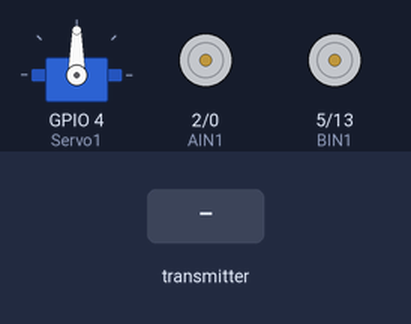
Bench run of a sketch on a simulated ESP8266 (NodeMCU). Parts: servo, motor-driver pin pairs drawn as motors (green arrow = first pin HIGH = forward, orange = second pin HIGH = backward, longer = more drive, scaled by the enable pin). The test bench sets the inputs (shaded band). What the sketch prints to the serial monitor is not drawn.

Above: at 1.2 s.
1.3 s: the transmitter starts sending Servo_data = 0
At 2.1 s:
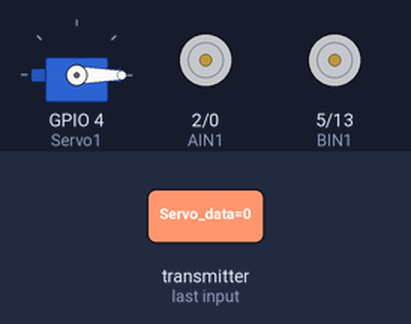
2.8 s: the transmitter starts sending Motor_data = 256
At 3.3 s:
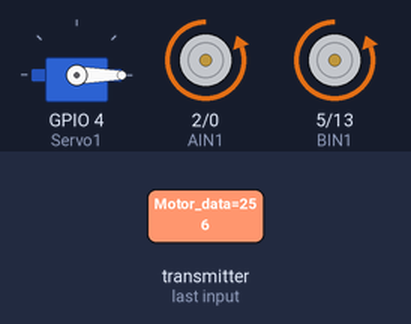
4.3 s: the transmitter starts sending Servo_data = 45
At 5.5 s:
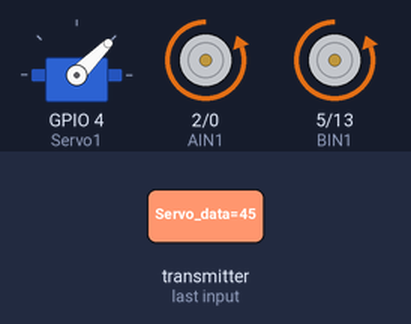
5.8 s: the transmitter starts sending Motor_data = 0
At 6.8 s:
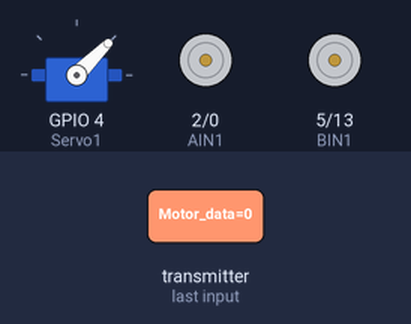
7.3 s: the transmitter starts sending Servo_data = 180
At 7.9 s:
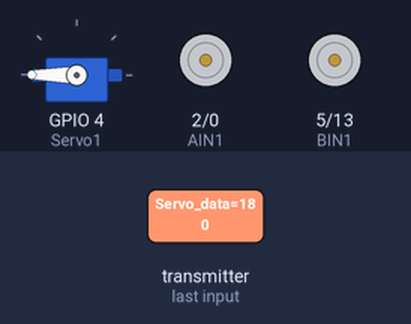
8.8 s: the transmitter starts sending Motor_data = 512
At 10.2 s:
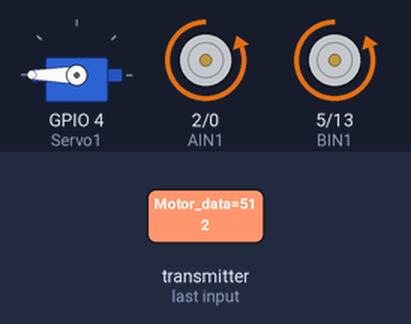
Timing chart, 0 to 11.3 s (numbered marks = the images above; inputs shaded):
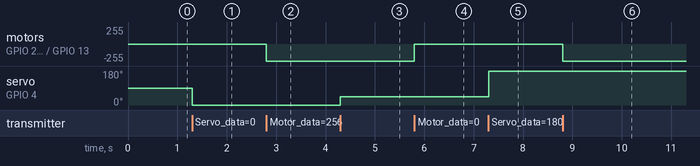

The sketch:

ESP8266_Now_Arduino.ino
```cpp
#include <Arduino.h>
#include <ESP8266WiFi.h>
#include <espnow.h>
#include <Servo.h>

#define Servo1   4//定义舵机引脚(D2)
#define PWMA    12//(D6)
#define AIN1    2//(D4)
#define AIN2    0//(D3)
#define PWMB    15//(D8)
#define BIN1    5//(D1)
#define BIN2    13//(D7)
#define LED     14//(D5)
#define BUZZER  1//(D10 TX)

Servo my_Servo;   //定义舵机的对象

/********************************************ESP_NOW********************************************************************/
// 创建一个结构体接收数据
typedef struct struct_message {
  // char a[32];
  int Servo_data;
  int Motor_data;
  // float c;
  // bool d;
} struct_message;
// 创建一个结构体变量
struct_message myData;

// 回调函数,当收到消息时会调用该函数
void OnDataRecv(uint8_t * mac, uint8_t *incomingData, uint8_t len) {
  memcpy(&myData, incomingData, sizeof(myData));
  Serial.print("收到的字节长度: ");
  Serial.println(len);
  Serial.print("Servo_data: ");
  Serial.println(myData.Servo_data);
  Serial.print("Motor_data: ");
  Serial.println(myData.Motor_data);
/************************************************************舵机***********************************/
  int value_Servo = myData.Servo_data;
  if((value_Servo >= 90) || (value_Servo <= 70))
  {
    my_Servo.write(value_Servo);
  }
  else{my_Servo.write(90);}
/***********************************************************电机*********************************/
  int Motor_Speed = myData.Motor_data;
  int value_Motor;
  if(Motor_Speed > 0)
  {
    value_Motor = map(Motor_Speed, 0, 100, 0, 1024);

    digitalWrite(AIN1, LOW);
    digitalWrite(AIN2, HIGH);
    digitalWrite(BIN1, LOW);
    digitalWrite(BIN2, HIGH);

    analogWrite(PWMA,value_Motor);
    analogWrite(PWMB,value_Motor);
  }
  else if(Motor_Speed < 0)
  {
    value_Motor = map(-Motor_Speed, 0, 100, 0, 1024);

    digitalWrite(AIN1, HIGH);
    digitalWrite(AIN2, LOW);
    digitalWrite(BIN1, HIGH);
    digitalWrite(BIN2, LOW);

    analogWrite(PWMA,value_Motor);
    analogWrite(PWMB,value_Motor);
  }
  else if(myData.Motor_data == 0)
  {
    value_Motor = map(Motor_Speed, 0, 100, 0, 1024);

    digitalWrite(AIN1, LOW);
    digitalWrite(AIN2, LOW);
    digitalWrite(BIN1, LOW);
    digitalWrite(BIN2, LOW);

    analogWrite(PWMA,value_Motor);
    analogWrite(PWMB,value_Motor);
    Serial.println("!!!!!!!!!!!");
  }
}

/******************************************Servo**********************************************************/

void setup() {
  Serial.begin(115200);  // 初始化串口波特率

  pinMode(Servo1,OUTPUT);
  my_Servo.attach(Servo1,500,2500,1500);       //连接舵机
  my_Servo.write(90);            //初始化舵机90度

  pinMode(PWMA, OUTPUT);
  pinMode(AIN1, OUTPUT);
  pinMode(AIN2, OUTPUT);
  pinMode(PWMB, OUTPUT);
  pinMode(BIN1, OUTPUT);
  pinMode(BIN2, OUTPUT);

  digitalWrite(AIN1, LOW);
  digitalWrite(AIN2, LOW);
  digitalWrite(BIN1, LOW);
  digitalWrite(BIN2, LOW);

  analogWriteRange(1024);//修改PWM分辨率
  analogWriteFreq(1000);//修改PWM频率

  // 设置wifi模式
  WiFi.mode(WIFI_STA);

  // 初始化esp-now
  if (esp_now_init() != 0) {
    Serial.println("ESP_NOW初始化失败");
    return;
  }

  //注册接收信息的回调函数
  esp_now_register_recv_cb(OnDataRecv);
}

void loop() {

}
```

Measured:
- after the input at 1.3 s, servo on GPIO 4 (Servo1): 90° → 0° at once
- after the input at 2.8 s, motor on GPIO 2 (AIN1) / GPIO 0 (AIN2), motor on GPIO 5 (BIN1) / GPIO 13 (BIN2): stopped → backward 255/255 at once
- after the input at 4.3 s, servo on GPIO 4 (Servo1): 0° → 45° at once
- after the input at 5.8 s, motor on GPIO 2 (AIN1) / GPIO 0 (AIN2), motor on GPIO 5 (BIN1) / GPIO 13 (BIN2): backward 255/255 → stopped at once
- after the input at 7.3 s, servo on GPIO 4 (Servo1): 45° → 180° at once
- after the input at 8.8 s, motor on GPIO 2 (AIN1) / GPIO 0 (AIN2), motor on GPIO 5 (BIN1) / GPIO 13 (BIN2): stopped → backward 255/255 at once
